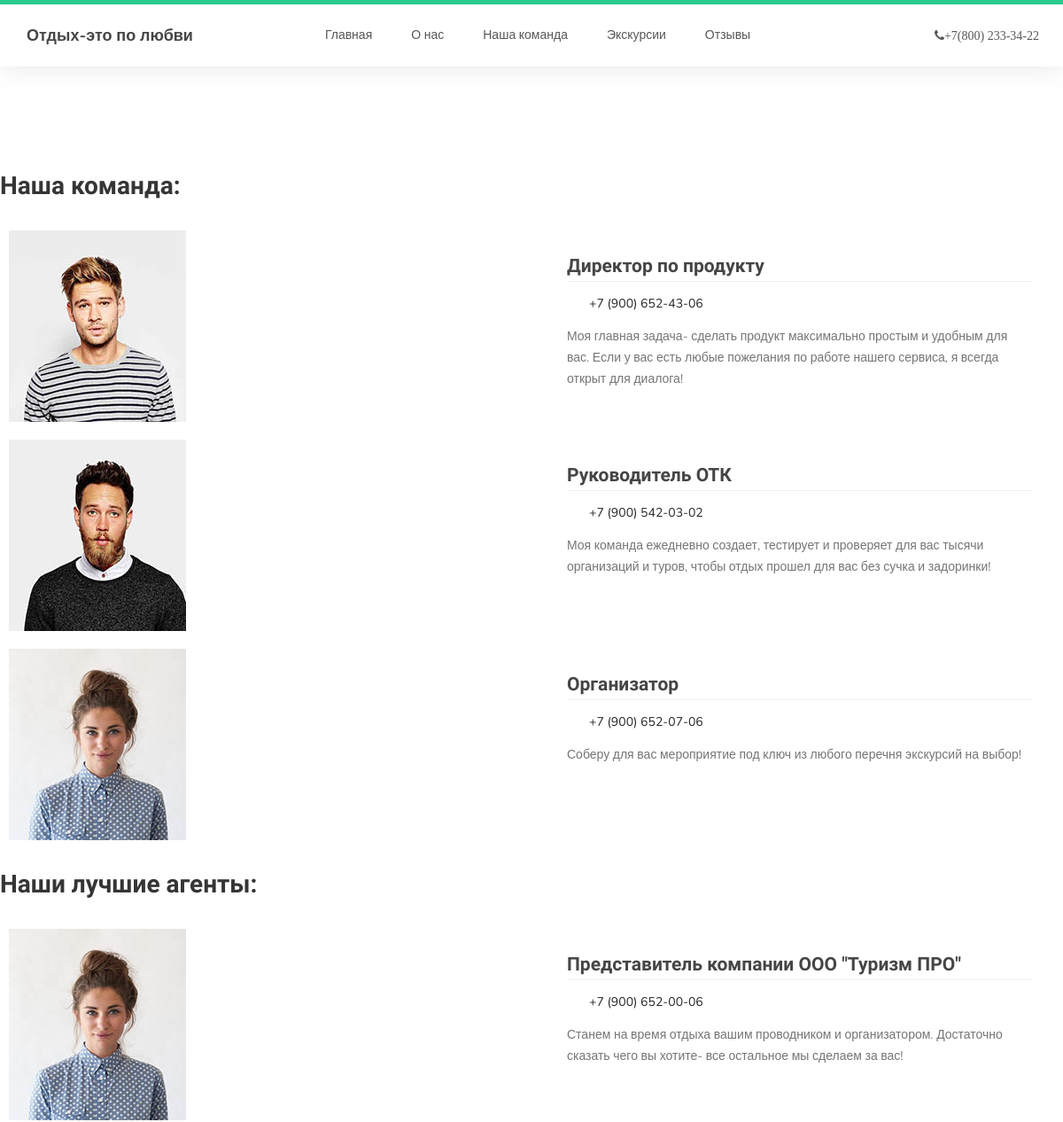
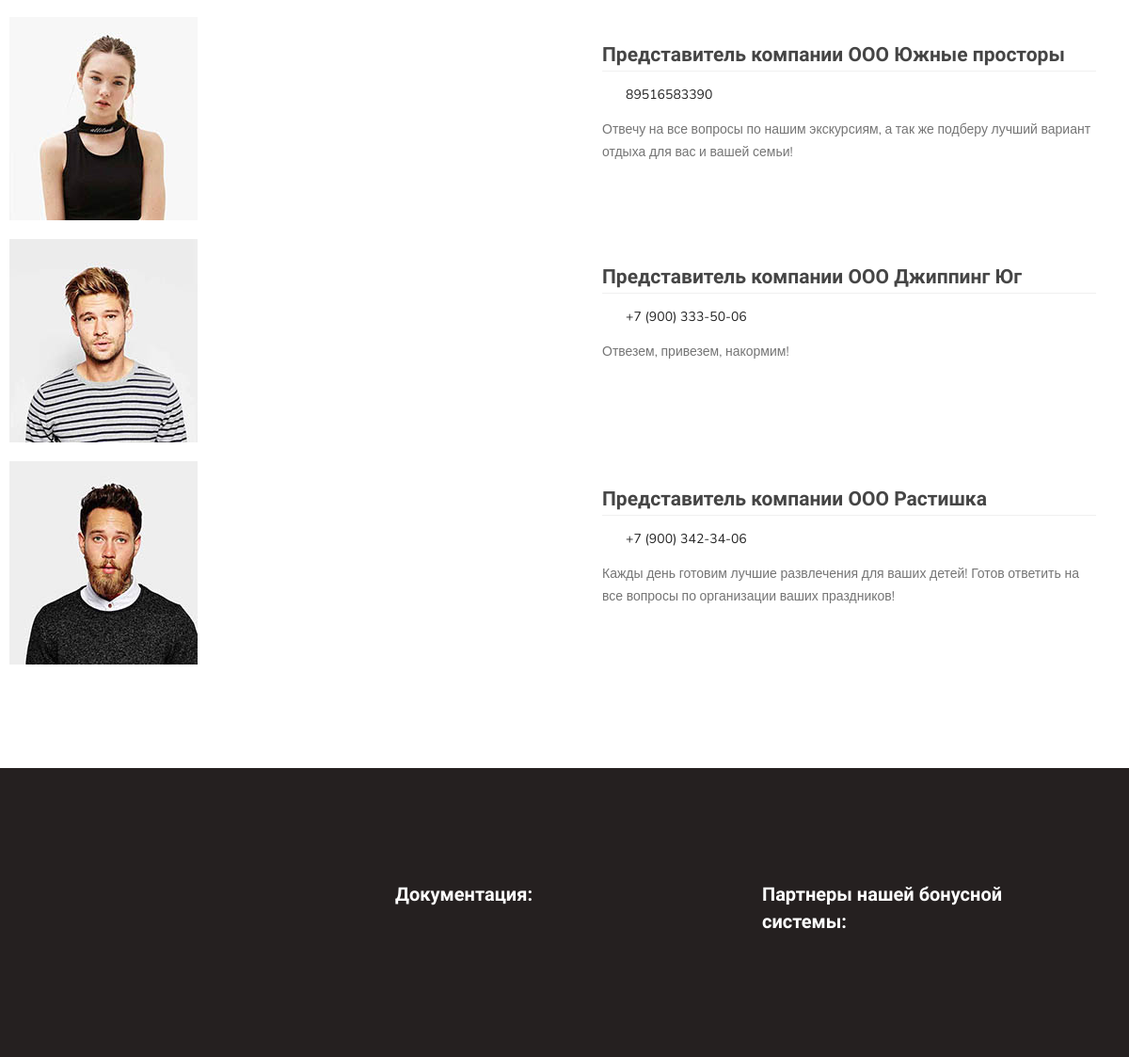
The page /about/ on the database its author committed (2 pictures, top to bottom).
### company/models.py (models this page shows, shortened)
class Manager(models.Model):
    manager = models.CharField(max_length=400,verbose_name='ФИО Менеджера' )
    phone = models.CharField(max_length=50, verbose_name="Телефон", blank=True, null=True)
    prof= models.CharField(max_length=50, verbose_name="Должность", blank=True, null=True)
    photo = models.ImageField(blank=True,null=True)
    short_description = models.TextField(verbose_name='Короткое описание менеджера', blank=True, null=True)
    class Meta:
        verbose_name = "Сотрудник"
        verbose_name_plural = "Сотрудники"

class Company(models.Model):
    name = models.CharField(max_length=400,verbose_name='Название компании' )
    manager = models.CharField(max_length=400,verbose_name='ФИО Менеджера' )
    phone = models.CharField(max_length=50, verbose_name="Телефон")
    photo = models.ImageField(blank=True,null=True)
    short_description = models.TextField(verbose_name='Короткое описание менеджера', blank=True, null=True)
    site = models.URLField(verbose_name='Ссылка на сайт', blank=True ,null=True)
    referal = models.BooleanField(verbose_name='Партнер в бонусной системе', default=False)
    requisites = models.FileField(verbose_name='Реквизиты', blank=True, null=True)
    class Meta:
        verbose_name = "Компания"
        verbose_name_plural = "Компании"

### company/views.py (the view)
# urls.py: path('about/',AboutListView.as_view(), name='about' ),
class AboutListView(ListView):
    template_name = 'about.html'
    context_object_name = 'data'
    def get_queryset(self):
        data = {}
        data['manager'] = Manager.objects.all()
        data['agent'] = Company.objects.all()
        return data

### templates/about.html (shortened to what this page needs)
{%load static%}
<html lang="ru">
<head>
     <link rel="stylesheet" href={% static "css/bootstrap.min.css" %}>
     <link rel="stylesheet" href={% static "css/font-awesome.min.css" %}>
     <link rel="stylesheet" href={% static "css/owl.carousel.css" %}>
     <link rel="stylesheet" href={% static "css/owl.theme.default.min.css" %}>
     <link rel="stylesheet" href={% static "css/templatemo-style.css" %}>
</head>
<body id="top" data-spy="scroll" data-target=".navbar-collapse" data-offset="50">
     {%include 'components/header.html'%}
     <section >
          <div class="container">
               <div class="row">
                    <div class="row">
                         <h2>Наша команда:</h2>
                         {% for item in data.manager %}
                         <div class="row" style="padding:10px;">
                              <div class="col-md-6 col-sm-6">
                                   <div class="courses-top">
                                        <div>
                                             <img src={{item.photo.url}} class="img-responsive" alt="">
                                        </div>
                                   </div>
                              </div>
                              <div class="col-md-6 col-sm-6";>
                                   <div class="courses-detail">
                                        <h3><a href="{% url 'detail' item.id %}">{{item.prof}} </a></h3>
                                        <div class="courses-info">
                                             <div >
                                                  <a href="#"><span>{{item.phone}} </span></a>
                                             </div>
                                        </div>
                                        <p>
                                        {{ item.short_description }}</p>
                                   </div>
                              </div>
                         </div>
                         {%endfor%}
                         <h2>Наши лучшие агенты:</h2>
                         {% for item in data.agent %}
                         <div class="row" style="padding:10px;">
                              <div class="col-md-6 col-sm-6">
                                   <div class="courses-top">
                                        <div>
                                             <img src={{item.photo.url}} class="img-responsive" alt="">
                                        </div>
                                   </div>
                              </div>
                              <div class="col-md-6 col-sm-6";>
                                   <div class="courses-detail">
                                        <h3><a href="{% url 'detail' item.id %}">Представитель компании {{item.name}} </a></h3>
                                        <div class="courses-info">
                                             <div >
                                                  <a href="#"><span>{{item.phone}} </span></a>
                                             </div>
                                        </div>
                                        <p>
                                        {{ item.short_description }}</p>
                                   </div>
                              </div>
                         </div>
                         {%endfor%}
                    </div>
               </div>
          </div>
     </section>
     {% include "components/footer.html"%}
</body>
</html>

### front_static/css/templatemo-style.css (style rules this page uses)
body { background: #ffffff; font-family: 'Nunito', sans-serif; overflow-x: hidden; padding-top: 70px; }
h1,h2,h3,h4,h5,h6 { font-family: 'Muli', sans-serif; font-weight: bold; line-height: inherit; }
h2 { color: #353535; font-size: 2em; padding-bottom: 10px; }
h3 { font-size: 1.5em; margin-bottom: 0; }
h3, h3 a { color: #454545; }
p { color: #757575; font-size: 14px; font-weight: normal; line-height: 24px; }
html { -webkit-font-smoothing: antialiased; }
a { color: #252525; -webkit-transition: 0.5s; transition: 0.5s; text-decoration: none !important; }
a, input, button, .form-control { -webkit-transition: 0.5s; transition: 0.5s; }
section { position: relative; padding: 100px 0; }
.courses-top { position: relative; }
.courses-detail { padding: 25px 25px 15px 25px; }
.courses-detail h3 { margin: 0 0 2px 0; }
.courses-info { border-top: 1px solid #f0f0f0; position: relative; clear: both; padding: 15px 25px; }

### rows shown on the page
Manager: photo (picture), prof "Директор по продукту", phone "+7 (900) 652-43-06", short_description "Моя главная задача- сделать продукт максимально простым и удобным для вас. Если у вас есть любые пожелания по работе нашего сервиса, я всегда открыт для диалога!"
Manager: photo (picture), prof "Руководитель ОТК", phone "+7 (900) 542-03-02", short_description "Моя команда ежедневно создает, тестирует и проверяет для вас тысячи организаций и туров, чтобы отдых прошел для вас без сучка и задоринки!"
Manager: photo (picture), prof "Организатор", phone "+7 (900) 652-07-06", short_description "Соберу для вас мероприятие под ключ из любого перечня экскурсий на выбор!"
Company: photo (picture), name "ООО \"Туризм ПРО\"", phone "+7 (900) 652-00-06", short_description "Станем на время отдыха вашим проводником и организатором. Достаточно сказать чего вы хотите- все остальное мы сделаем за вас!"
Company: photo (picture), name "ООО Южные просторы", phone "89516583390", short_description "Отвечу на все вопросы по нашим экскурсиям, а так же подберу лучший вариант отдыха для вас и вашей семьи!"
Company: photo (picture), name "ООО Джиппинг Юг", phone "+7 (900) 333-50-06", short_description "Отвезем, привезем, накормим!"
Company: photo (picture), name "ООО Растишка", phone "+7 (900) 342-34-06", short_description "Кажды день готовим лучшие развлечения для ваших детей! Готов ответить на все вопросы по организации ваших праздников!"
